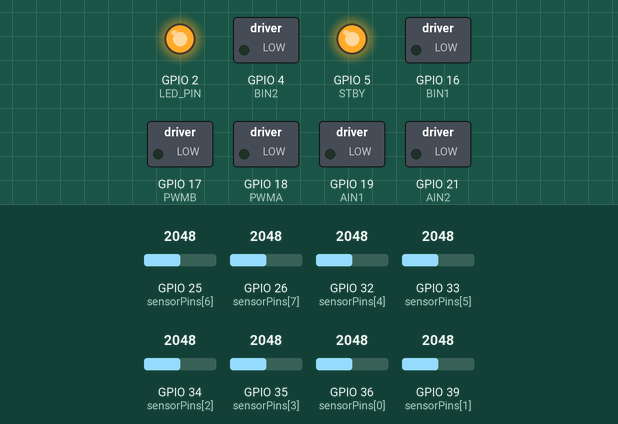
Simulated run of this sketch. Board: ESP32. Parts: switched loads named in the sketch (green lamp = pin HIGH), output pins drawn as LEDs (lit = HIGH). Inputs (shaded band) come from the test bench; at power-on: GPIO 25 (sensorPins[6]) = 2048, GPIO 26 (sensorPins[7]) = 2048, GPIO 32 (sensorPins[4]) = 2048, GPIO 33 (sensorPins[5]) = 2048, GPIO 34 (sensorPins[2]) = 2048, GPIO 35 (sensorPins[3]) = 2048, GPIO 36 (sensorPins[0]) = 2048, GPIO 39 (sensorPins[1]) = 2048. What the sketch prints to the serial monitor is not drawn.

Above: at 0.1 s.
At 4.3 s:
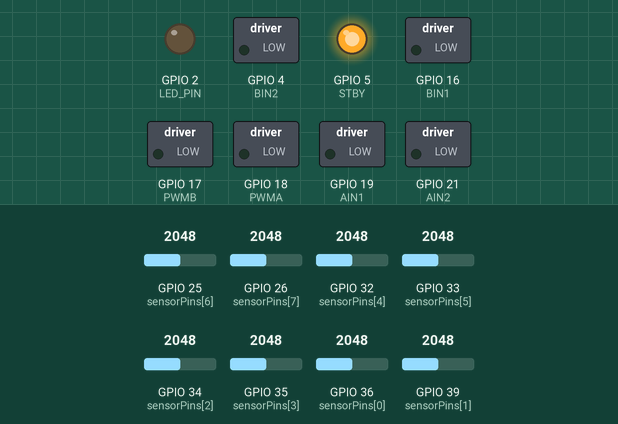
Timing chart, 0 to 14.4 s (numbered marks = the images above):
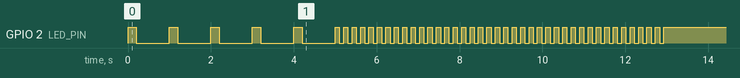

The sketch:

Accurate_callibration.ino
```cpp
// Motor Driver Pins (TB6612FNG)
const int AIN1 = 19;
const int AIN2 = 21;
const int PWMA = 18;

const int BIN1 = 16;
const int BIN2 = 4;
const int PWMB = 17;

const int STBY = 5;

// Built-in LED Pin
const int LED_PIN = 2;

// Motor Speeds
const int SPEED_A = 200;       // Left Motor base speed
const int SPEED_B = 170;       // Right Motor base speed
const int TURN_SPEED_A = 150;  // Left Motor turning speed
const int TURN_SPEED_B = 120;  // Right Motor turning speed

// QTR-8A Analog Pins
const int NUM_SENSORS = 8;
const int sensorPins[NUM_SENSORS] = {36, 39, 34, 35, 32, 33, 25, 26};

// Calibration boundaries
int sensorMin[NUM_SENSORS];
int sensorMax[NUM_SENSORS];
int sensorValues[NUM_SENSORS];

// Function Prototypes
void setMotors(int dirA, int speedA, int dirB, int speedB);
void moveForward();
void turnLeft();
void turnRight();
void gentleLeft();
void gentleRight();
void stopMotors();

void setup() {
  Serial.begin(115200);

  // Set ESP32 ADC attenuation to read full 0 - 3.3V range
  analogSetAttenuation(ADC_11db);

  // Motor Setup
  pinMode(AIN1, OUTPUT);
  pinMode(AIN2, OUTPUT);
  pinMode(PWMA, OUTPUT);
  pinMode(BIN1, OUTPUT);
  pinMode(BIN2, OUTPUT);
  pinMode(PWMB, OUTPUT);
  pinMode(STBY, OUTPUT);
  pinMode(LED_PIN, OUTPUT);

  digitalWrite(STBY, HIGH);
  stopMotors();

  for (int i = 0; i < NUM_SENSORS; i++) {
    pinMode(sensorPins[i], INPUT);
    sensorMin[i] = 4095;
    sensorMax[i] = 0;
  }

  // -------------------------------------------------------------
  // Countdown to allow setup (5 Seconds)
  // -------------------------------------------------------------
  Serial.println("Get ready! Calibration starts in 5 seconds...");
  for (int i = 5; i > 0; i--) {
    digitalWrite(LED_PIN, HIGH);
    delay(200);
    digitalWrite(LED_PIN, LOW);
    delay(800);
  }

  // -------------------------------------------------------------
  // Active Calibration Phase (8 Seconds)
  // SWEEP SENSORS MANUALLY ACROSS BOTH BLACK LINE AND WHITE SURFACE NOW!
  // -------------------------------------------------------------
  Serial.println("CALIBRATING NOW: SWEEP SENSORS BACK AND FORTH OVER LINE!");

  unsigned long startTime = millis();
  unsigned long lastBlink = 0;
  bool ledState = false;

  while (millis() - startTime < 8000) {
    if (millis() - lastBlink > 100) {
      ledState = !ledState;
      digitalWrite(LED_PIN, ledState);
      lastBlink = millis();
    }

    for (int i = 0; i < NUM_SENSORS; i++) {
      int val = analogRead(sensorPins[i]);
      if (val < sensorMin[i]) sensorMin[i] = val;
      if (val > sensorMax[i]) sensorMax[i] = val;
    }
    delay(5);
  }

  digitalWrite(LED_PIN, HIGH);
  Serial.println("Calibration Complete!");

  for (int i = 0; i < NUM_SENSORS; i++) {
    Serial.print("S"); Serial.print(i);
    Serial.print(" Min: "); Serial.print(sensorMin[i]);
    Serial.print(" | Max: "); Serial.print(sensorMax[i]);
    Serial.print(" | Diff: "); Serial.println(sensorMax[i] - sensorMin[i]);
  }

  delay(2000);
}

void loop() {
  bool onBlack[NUM_SENSORS];
  String sensorPattern = "";

  for (int i = 0; i < NUM_SENSORS; i++) {
    sensorValues[i] = analogRead(sensorPins[i]);
    int range = sensorMax[i] - sensorMin[i];

    // Check that calibration captured a valid difference (> 400 raw ADC units)
    if (range > 400) {
      int threshold = sensorMin[i] + (range / 2);
      onBlack[i] = (sensorValues[i] > threshold);
    } else {
      // Default to white if sensor wasn't properly calibrated across a line
      onBlack[i] = false;
    }

    sensorPattern += onBlack[i] ? "B" : "W";
  }

  Serial.print("[");
  Serial.print(sensorPattern);
  Serial.print("] - ");

  // -------------------------------------------------------------
  // Decision Matrix
  // -------------------------------------------------------------
  if (onBlack[3] || onBlack[4]) {
    Serial.println("STRAIGHT");
    moveForward();
  }
  else if (onBlack[0] || onBlack[1]) {
    Serial.println("SHARP LEFT");
    turnLeft();
  }
  else if (onBlack[2]) {
    Serial.println("GENTLE LEFT");
    gentleLeft();
  }
  else if (onBlack[7] || onBlack[6]) {
    Serial.println("SHARP RIGHT");
    turnRight();
  }
  else if (onBlack[5]) {
    Serial.println("GENTLE RIGHT");
    gentleRight();
  }
  else {
    Serial.println("LINE LOST - STOPPING");
    stopMotors();
  }

  delay(10);
}

// -------------------------------------------------------------
// Motor Functions
// -------------------------------------------------------------

void setMotors(int dirA, int speedA, int dirB, int speedB) {
  speedA = constrain(speedA, 0, 255);
  speedB = constrain(speedB, 0, 255);

  if (dirA == 1) {
    digitalWrite(AIN1, LOW); digitalWrite(AIN2, HIGH);
  } else if (dirA == -1) {
    digitalWrite(AIN1, HIGH); digitalWrite(AIN2, LOW);
  } else {
    digitalWrite(AIN1, LOW); digitalWrite(AIN2, LOW);
  }
  analogWrite(PWMA, speedA);

  if (dirB == 1) {
    digitalWrite(BIN1, LOW); digitalWrite(BIN2, HIGH);
  } else if (dirB == -1) {
    digitalWrite(BIN1, HIGH); digitalWrite(BIN2, LOW);
  } else {
    digitalWrite(BIN1, LOW); digitalWrite(BIN2, LOW);
  }
  analogWrite(PWMB, speedB);
}

void moveForward()  { setMotors(1, SPEED_A, 1, SPEED_B); }
void turnLeft()     { setMotors(-1, TURN_SPEED_A, 1, SPEED_B); }
void turnRight()    { setMotors(1, SPEED_A, -1, TURN_SPEED_B); }
void gentleLeft()   { setMotors(1, TURN_SPEED_A, 1, SPEED_B); }
void gentleRight()  { setMotors(1, SPEED_A, 1, TURN_SPEED_B); }
void stopMotors()   { setMotors(0, 0, 0, 0); }
```
